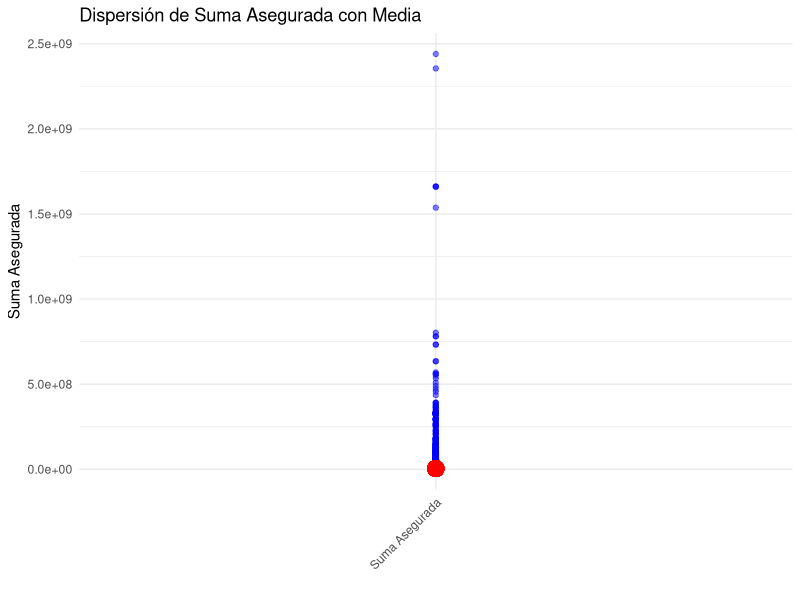
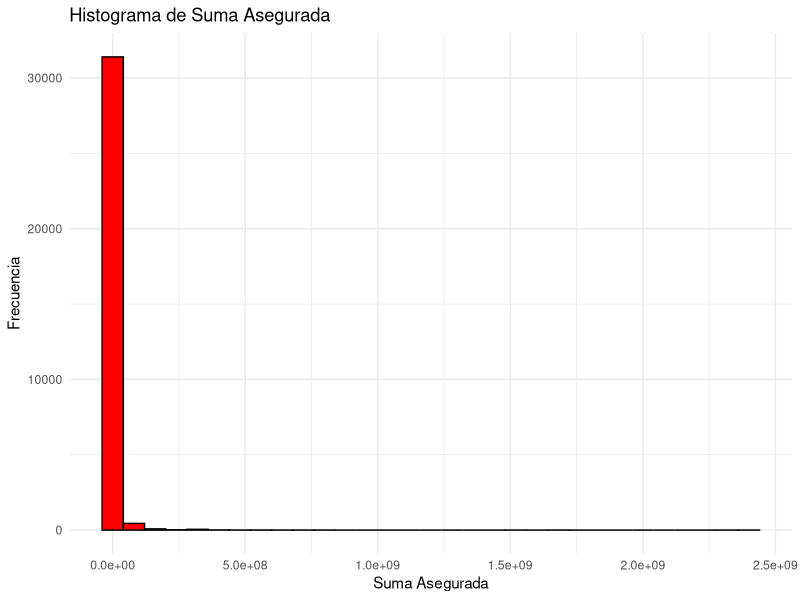
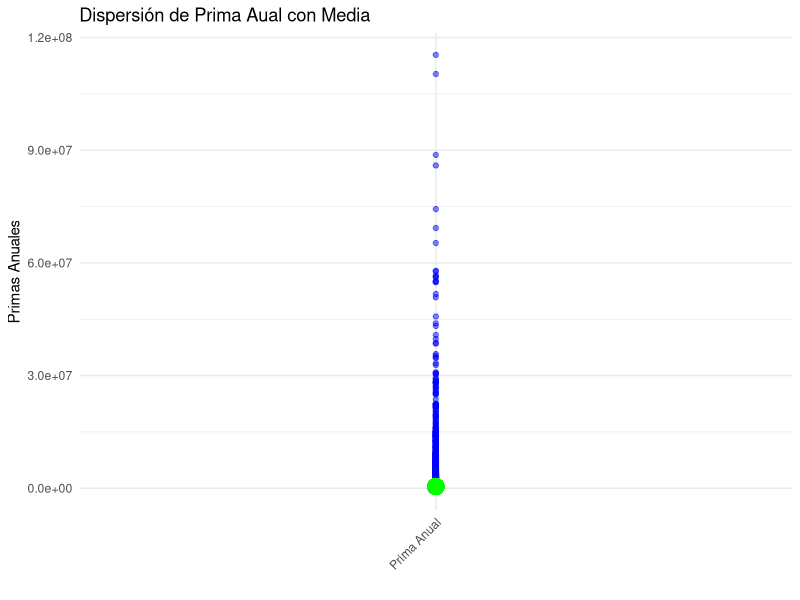
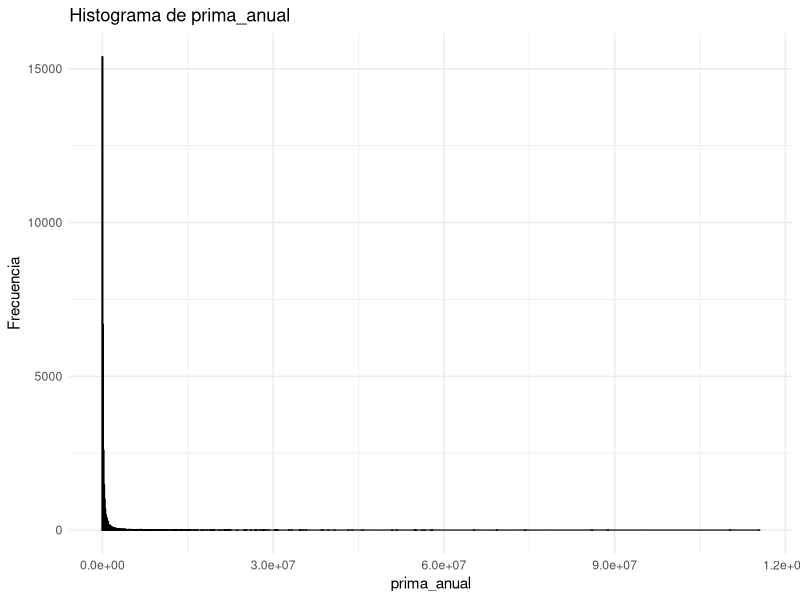
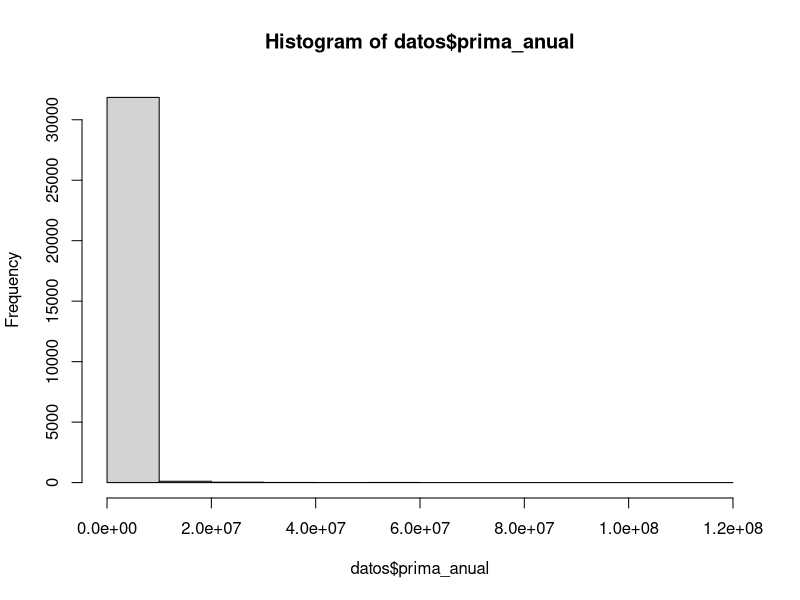
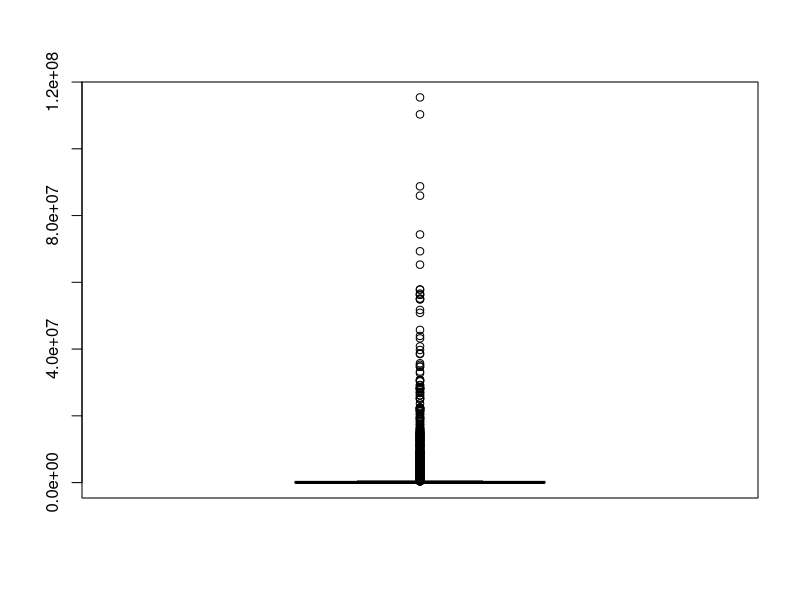
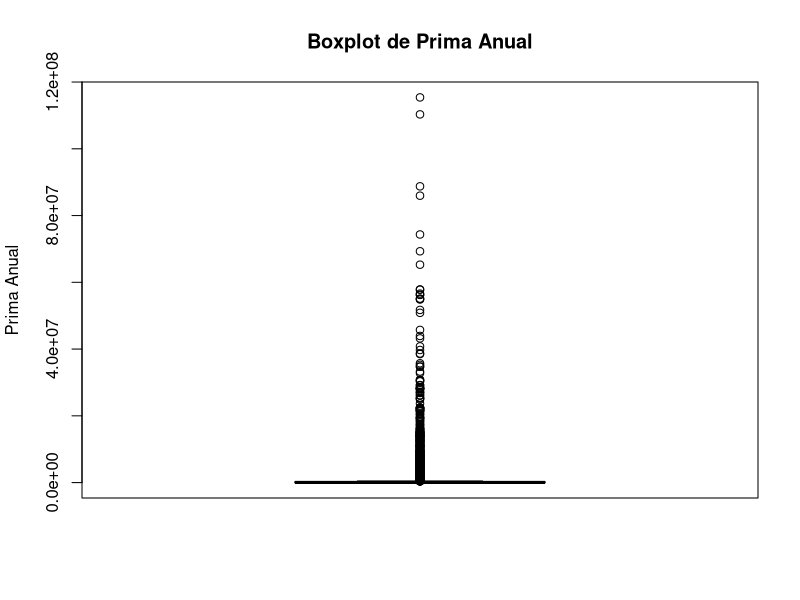
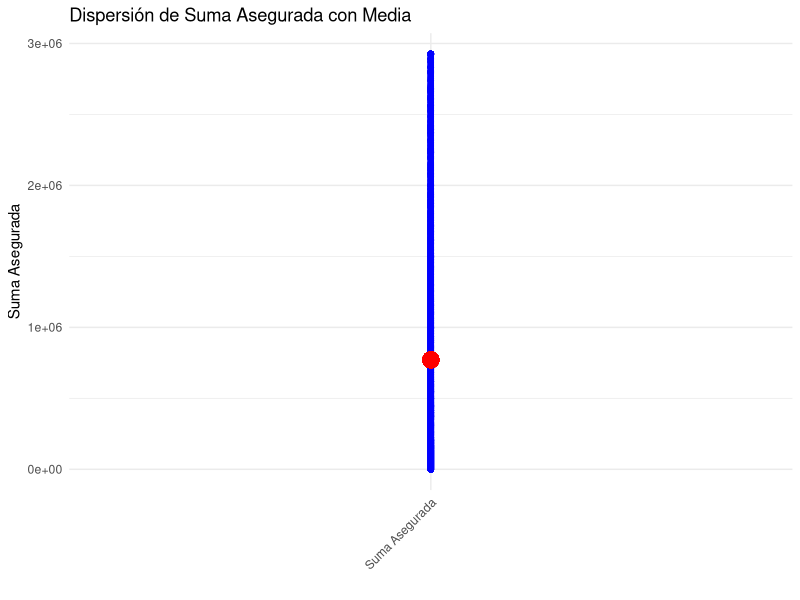

Generate these figures, in order, with R:
#Analisis de la base de datos: Polizas------------------------------------------

#Librerias a usar---------------------------------------------------------------
library("data.table")
library("tibble")
library("lubridate")
library("tidyverse")
library("dplyr")
library("ggplot2")
library(readxl)  # Para leer archivos Excel

#Importar los datos a un data frame---------------------------------------------
datos <- read_excel("polizas.xlsx")
str(datos)

#----------------------------EJERCICIO N°01-------------------------------------
#Evaluar la calidad de los datos en campos como 'fecha_constitucion', 
#'prima_anual', y 'suma_asegurada'. Identificar y corregir inconsistencias o valores atípicos. 
#-------------------------------------------------------------------------------

#Verificacion de NA's en la base de datos:
colSums(is.na(datos))

#-------------------------------------------------------------------------------

#¿Como visualizar el elemento que esta con NA?

# Obtener índices de los registros con NA en 'nombre de la columna'
#         which(is.na(datos$nombre de la columna))

# Ver registros completos con NA en 'prima_anual'
#       datos[is.na(datos$nombre de la columna), ]

#------------------------------------------------------------------------------

#¿Como se maneja los valores con NA?
#Tenemos dos opciones:
#Eliminar los registros que los contienen
#                   datos_limpios <- na.omit(datos)
#Imputar valores basados en estadísticas como la media o la mediana.
# datos$prima_anual[is.na(datos$nombre de la columna)] <- mean(datos$nombre de la columna, na.rm = TRUE)

#-------------------------------------------------------------------------------

#Identificar los formatos (Fechas)----------------------------------------------
#Notemos que tenemos columnas con respecto a fechas: tenemos las siguientes columnas:
#fechas_constitucion
#anio_mes
#fecha_emision
#fecha de vigencia desde 
#fecha de vigencia hasta

#Conversion de fechas y verificacion de datos----------------------------------
datos$fecha_constitucion <- as.Date(datos$fecha_constitucion, origin = "1899-12-30")
datos$fecha_constitucion


#-------------------------------------------------------------------------------
#Identifiquemos valores atipicos------------------------------------------------
#Vamos a visualizar de manera grafica de la "prima anual" y de "suma asegurada"

#vamos hacer un grafico de dispersion para tener mas claro esto, donde vamos a
#mostrar la media para ver que tanto influye en los datos

media_prima_anual <- mean(datos$prima_anual, na.rm = TRUE)
media_suma_asegurada <- mean(datos$suma_aseg, na.rm = TRUE)
#--------------------------fucnciones----------------------------------------
#graficos de dispersion
calcular_binwidth <- function(data) {
  range <- max(data, na.rm = TRUE) - min(data, na.rm = TRUE)
  bins <- ceiling(log2(length(na.omit(data))) + 1)
  return(range / bins)
}

#histograma
crear_histograma <- function(data, columna, binwidth) {
  # Usar ggplot para crear el histograma
  p <- ggplot(data, aes_string(x = columna)) +
    geom_histogram(binwidth = binwidth, fill = "blue", color = "black") +
    labs(title = paste("Histograma de", columna),
         x = columna,
         y = "Frecuencia") +
    theme_minimal()
  
  # Imprimir el histograma
  print(p)
}
#-------------------------------------------------------------------------------
#suma asegurada
ggplot(datos, aes(x = rep('Suma Asegurada', nrow(datos)), y = suma_aseg)) +
  geom_point(alpha = 0.5, color = "blue") +  # Puntos para cada dato
  geom_point(aes(y = media_suma_asegurada), color = "red", size = 5) +  # Punto para la media
  labs(title = "Dispersión de Suma Asegurada con Media",
       x = "",
       y = "Suma Asegurada") +
  theme_minimal() +
  theme(axis.text.x = element_text(angle = 45, hjust = 1))  # Ajusta la orientación del texto en el eje x si es necesario

# Función para crear un histograma de suma_asegurada
crear_histograma_suma_asegurada <- function(binwidth = 10000) {
  ggplot(datos, aes(x = suma_aseg)) +
    geom_histogram(binwidth = binwidth, fill = "red", color = "black") +
    labs(title = "Histograma de Suma Asegurada",
         x = "Suma Asegurada",
         y = "Frecuencia") +
    theme_minimal()
}

# Ejemplo de uso de la función
crear_histograma_suma_asegurada(80000000) # Puedes cambiar 10000 a cualquier otro ancho de bin deseado


#------------------------------------prima anual 
ggplot(datos, aes(x = rep('Prima Anual', nrow(datos)), y = prima_anual)) +
  geom_point(alpha = 0.5, color = "blue") +  # Puntos para cada dato
  geom_point(aes(y = media_prima_anual), color = "green", size = 5) +  # Punto para la media
  labs(title = "Dispersión de Prima Aual con Media",
       x = "",
       y = "Primas Anuales") +
  theme_minimal() +
  theme(axis.text.x = element_text(angle = 45, hjust = 1))  # Ajusta la orientación del texto en el eje x si es necesario


# Histograma para 'prima_anual' con un ancho de bin especificado
crear_histograma(datos, "prima_anual", binwidth = 100000)

hist(datos$prima_anual)
boxplot(datos$prima_anual)
boxplot(datos$prima_anual, main = "Boxplot de Prima Anual", ylab = "Prima Anual", col = "blue")



#Usaremos la forma mas comun mediante el calculo de los cuartiles y luego verificar
#valores fuera del rango intercuartilico (IQR)

#NOTA: Solo podemos verificar los datos atipicos de las columnas "prima_anual" y "suma_asegurada"

# Prima Anual
Q1_prima <- quantile(datos$prima_anual, 0.25)
Q3_prima <- quantile(datos$prima_anual, 0.75)
IQR_prima <- Q3_prima - Q1_prima

# Suma Asegurada
Q1_suma <- quantile(datos$suma_aseg, 0.25)
Q3_suma <- quantile(datos$suma_aseg, 0.75)
IQR_suma <- Q3_suma - Q1_suma

# Determinar valores atípicos
outliers_prima <- datos$prima_anual < (Q1_prima - 1.5 * IQR_prima) | datos$prima_anual > (Q3_prima + 1.5 * IQR_prima)
outliers_suma <- datos$suma_aseg < (Q1_suma - 1.5 * IQR_suma) | datos$suma_aseg > (Q3_suma + 1.5 * IQR_suma)

# Determinar valores atípicos inferiores
outliers_prima_inferiores <- datos$prima_anual < (Q1_prima - 1.5 * IQR_prima) 
outliers_suma_inferiores <- datos$suma_aseg < (Q1_suma - 1.5 * IQR_suma) 

# Determinar valores atípicos superiores
outliers_prima_superiores <- datos$prima_anual > (Q3_prima + 1.5 * IQR_prima)
outliers_suma_superiores <- datos$suma_aseg > (Q3_suma + 1.5 * IQR_suma)


#Veamos cuantos valores atipicos exiten en cada columna
sum(outliers_prima_superiores)
sum(outliers_suma_superiores)

sum(outliers_prima_inferiores)
sum(outliers_suma_inferiores)

sum(outliers_prima)
sum(outliers_suma)

var_primas<- sd(datos$prima_anual)
var_sumas<- sd(datos$suma_aseg)


#Correcion de valores atipicos
# Tratamiento de valores atípicos para prima anual
datos$prima_anual[outliers_prima] <- ifelse(datos$prima_anual[outliers_prima] > (Q3_prima + 1.5 * IQR_prima), Q3_prima + 1.5 * IQR_prima, 
                                     ifelse(datos$prima_anual[outliers_prima] < (Q1_prima - 1.5 * IQR_prima), Q1_prima - 1.5 * IQR_prima,
                                     datos$prima_anual[outliers_prima]))

# Tratamiento de valores atípicos para suma asegurada
datos$suma_aseg[outliers_suma] <- ifelse(datos$suma_aseg[outliers_suma] > (Q3_suma + 1.5 * IQR_suma), Q3_suma + 1.5 * IQR_suma, 
                                       ifelse(datos$suma_aseg[outliers_suma] < (Q1_suma - 1.5 * IQR_suma), Q1_suma - 1.5 * IQR_suma,
                                       datos$suma_aseg[outliers_suma]))

var_primas<- sd(datos$prima_anual)
var_sumas<- sd(datos$suma_aseg)

media_prima_anual <- mean(datos$prima_anual, na.rm = TRUE)
media_suma_asegurada <- mean(datos$suma_aseg, na.rm = TRUE)

ggplot(datos, aes(x = rep('Suma Asegurada', nrow(datos)), y = suma_aseg)) +
  geom_point(alpha = 0.5, color = "blue") +  # Puntos para cada dato
  geom_point(aes(y = media_suma_asegurada), color = "red", size = 5) +  # Punto para la media
  labs(title = "Dispersión de Suma Asegurada con Media",
       x = "",
       y = "Suma Asegurada") +
  theme_minimal() +
  theme(axis.text.x = element_text(angle = 45, hjust = 1))  # Ajusta la orientación del texto en el eje x si es necesario


#Revision y confirmacion 
summary(datos$prima_anual)
summary(datos$suma_aseg)

#-----------------------FIN DEL EJERCICIO N°01----------------------------------

#----------------------------EJERCICIO N°02-------------------------------------
#Análisis Exploratorio en Relación a la Sucursal y el Ramo Comercial: 
#Investigar si existe alguna correlación entre la 'sucursal' y el 'ramo_comercial' en términos de 'prima_emitida'. 
#Esto implicaría agrupar los datos por sucursal y ramo comercial, y luego realizar análisis estadísticos y gráficos 
#para identificar patrones.

#Agrupacion de los datos.
agrupado <- datos %>%
  group_by(sucursal, ramo_comercial) %>%
  summarise(prima_emitida_promedio = mean(prima_emitida, na.rm = TRUE)) #me va a mantener los grupos por sucursal 

#investigacion de correlacion mediante ANOVA
anova_result <- aov(prima_emitida_promedio ~ sucursal + ramo_comercial, data = agrupado)
summary(anova_result)

#Visualizacion de los datos
ggplot(agrupado, aes(x = sucursal, y = prima_emitida_promedio, fill = ramo_comercial)) +
  geom_bar(stat = "identity", position = position_dodge()) +
  theme_minimal() +
  labs(title = "Prima Emitida Promedio por Sucursal y Ramo Comercial",
       x = "Sucursal",
       y = "Prima Emitida Promedio")

















